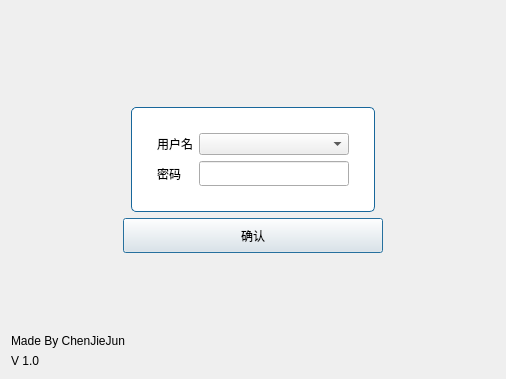
<?xml version="1.0" encoding="UTF-8"?>
<ui version="4.0">
 <class>Login</class>
 <widget class="QDialog" name="Login">
  <property name="geometry">
   <rect>
    <x>0</x>
    <y>0</y>
    <width>506</width>
    <height>379</height>
   </rect>
  </property>
  <property name="minimumSize">
   <size>
    <width>506</width>
    <height>379</height>
   </size>
  </property>
  <property name="maximumSize">
   <size>
    <width>506</width>
    <height>379</height>
   </size>
  </property>
  <property name="windowTitle">
   <string>Dialog</string>
  </property>
  <property name="styleSheet">
   <string notr="true">#Login{
Border-image:url(:/images/login_bg.png);}
</string>
  </property>
  <layout class="QVBoxLayout" name="verticalLayout">
   <item>
    <spacer name="verticalSpacer">
     <property name="orientation">
      <enum>Qt::Vertical</enum>
     </property>
     <property name="sizeHint" stdset="0">
      <size>
       <width>20</width>
       <height>40</height>
      </size>
     </property>
    </spacer>
   </item>
   <item>
    <layout class="QHBoxLayout" name="horizontalLayout_3">
     <property name="topMargin">
      <number>20</number>
     </property>
     <property name="bottomMargin">
      <number>0</number>
     </property>
     <item>
      <spacer name="horizontalSpacer_3">
       <property name="orientation">
        <enum>Qt::Horizontal</enum>
       </property>
       <property name="sizeHint" stdset="0">
        <size>
         <width>40</width>
         <height>20</height>
        </size>
       </property>
      </spacer>
     </item>
     <item>
      <widget class="QFrame" name="formFrame">
       <property name="styleSheet">
        <string notr="true">#formFrame{
border:1px solid rgb(24,103,155) ;
border-radius:5px;
background-color:white;}
</string>
       </property>
       <layout class="QFormLayout" name="formLayout_3">
        <property name="leftMargin">
         <number>25</number>
        </property>
        <property name="topMargin">
         <number>25</number>
        </property>
        <property name="rightMargin">
         <number>25</number>
        </property>
        <property name="bottomMargin">
         <number>25</number>
        </property>
        <item row="1" column="0">
         <widget class="QLabel" name="label_2">
          <property name="text">
           <string>密码</string>
          </property>
         </widget>
        </item>
        <item row="1" column="1">
         <widget class="QLineEdit" name="lineEdit_password">
          <property name="minimumSize">
           <size>
            <width>150</width>
            <height>25</height>
           </size>
          </property>
          <property name="echoMode">
           <enum>QLineEdit::Password</enum>
          </property>
         </widget>
        </item>
        <item row="0" column="0">
         <widget class="QLabel" name="label">
          <property name="text">
           <string>用户名</string>
          </property>
         </widget>
        </item>
        <item row="0" column="1">
         <widget class="QComboBox" name="comboBox_username"/>
        </item>
       </layout>
      </widget>
     </item>
     <item>
      <spacer name="horizontalSpacer_4">
       <property name="orientation">
        <enum>Qt::Horizontal</enum>
       </property>
       <property name="sizeHint" stdset="0">
        <size>
         <width>40</width>
         <height>20</height>
        </size>
       </property>
      </spacer>
     </item>
    </layout>
   </item>
   <item>
    <layout class="QHBoxLayout" name="horizontalLayout">
     <item>
      <spacer name="horizontalSpacer">
       <property name="orientation">
        <enum>Qt::Horizontal</enum>
       </property>
       <property name="sizeHint" stdset="0">
        <size>
         <width>40</width>
         <height>20</height>
        </size>
       </property>
      </spacer>
     </item>
     <item>
      <widget class="QPushButton" name="pushButton_enter">
       <property name="minimumSize">
        <size>
         <width>260</width>
         <height>35</height>
        </size>
       </property>
       <property name="styleSheet">
        <string notr="true">QPushButton:pressed{
border: 1px solid rgb(24, 103, 155);
border-radius: 5px;
background-color: rgb(124, 203, 255);
color: white;
}
</string>
       </property>
       <property name="text">
        <string>确认</string>
       </property>
      </widget>
     </item>
     <item>
      <spacer name="horizontalSpacer_2">
       <property name="orientation">
        <enum>Qt::Horizontal</enum>
       </property>
       <property name="sizeHint" stdset="0">
        <size>
         <width>40</width>
         <height>20</height>
        </size>
       </property>
      </spacer>
     </item>
    </layout>
   </item>
   <item>
    <spacer name="verticalSpacer_2">
     <property name="orientation">
      <enum>Qt::Vertical</enum>
     </property>
     <property name="sizeHint" stdset="0">
      <size>
       <width>20</width>
       <height>40</height>
      </size>
     </property>
    </spacer>
   </item>
   <item>
    <widget class="QLabel" name="label_3">
     <property name="text">
      <string>Made By ChenJieJun</string>
     </property>
    </widget>
   </item>
   <item>
    <widget class="QLabel" name="label_4">
     <property name="text">
      <string>V 1.0</string>
     </property>
     <property name="margin">
      <number>0</number>
     </property>
    </widget>
   </item>
  </layout>
 </widget>
 <resources/>
 <connections/>
</ui>
